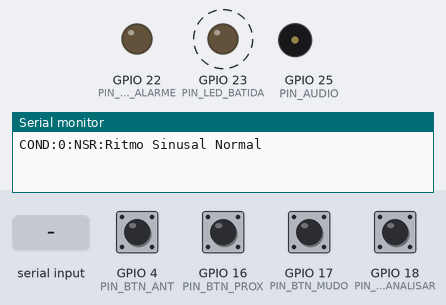
Bench run of a sketch on a simulated ESP32. On the bench: output pins drawn as LEDs (lit = HIGH), buzzer (waves = sounding), the last lines printed to the serial monitor. Dashed ring = blinking. The inputs (shaded band) are chosen by the test bench; at power-on: GPIO 4 (PIN_BTN_ANT), GPIO 16 (PIN_BTN_PROX), GPIO 17 (PIN_BTN_MUDO), GPIO 18 (PIN_BTN_ANALISAR) HIGH. Random numbers use the default seed unless the sketch sets one.

Above: at 1.3 s.
1.4 s: GPIO 4 (PIN_BTN_ANT) pulled LOW for 0.15 s
3.0 s: "BEAT,45\n" received over Serial
At 3.6 s:
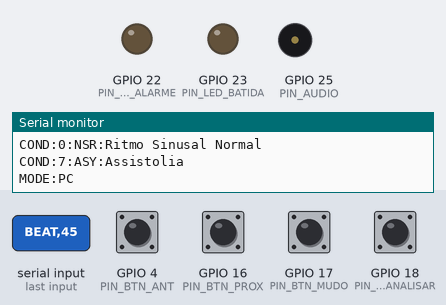
4.5 s: "ALARM:90\n" received over Serial
At 6.18 s:
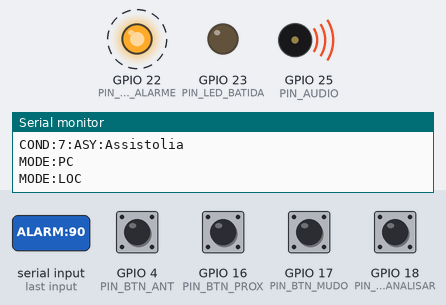
7.5 s: GPIO 18 (PIN_BTN_ANALISAR) pulled LOW for 0.15 s
10.5 s: GPIO 16 (PIN_BTN_PROX) pulled LOW for 0.15 s
At 11.6 s:
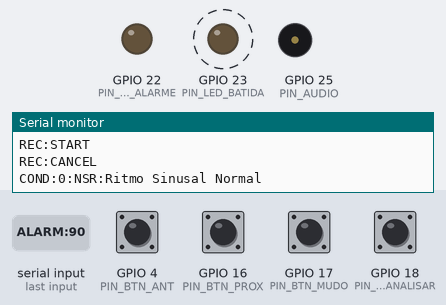
13.5 s: "RESULT:90\n" received over Serial
At 17.45 s:
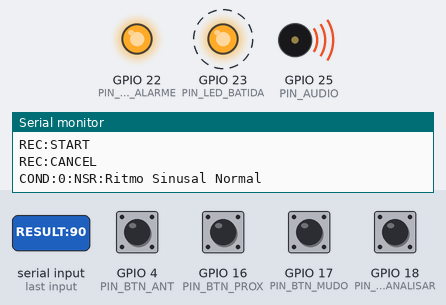
Timing chart, 0 to 17.5 s (numbered marks = the images above; inputs shaded):
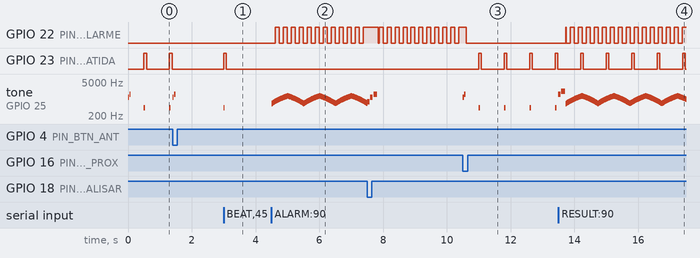

The sketch:

SKETCH-CASE-TECNOLOGIA-EM-SAUDE-NAO-MEXER-PF.ino
```cpp
#define PIN_AUDIO        25
#define PIN_BTN_ANT       4
#define PIN_BTN_PROX     16
#define PIN_BTN_MUDO     17
#define PIN_BTN_ANALISAR 18
#define PIN_LED_BATIDA   23
#define PIN_LED_ALARME   22

struct Condicao {
  const char* nome;
  const char* codigo;
  uint16_t bpm;
  uint8_t  irregular;
  bool     pvc;
  uint8_t  alarme;
};

const Condicao CONDICOES[] = {
  {"Ritmo Sinusal Normal",      "NSR",   75,  0, false, 0},
  {"Bradicardia Sinusal",       "BRAD",  42,  0, false, 1},
  {"Taquicardia Sinusal",       "TAQ",  135,  0, false, 1},
  {"Fibrilacao Atrial",         "AFIB", 110, 35, false, 1},
  {"Extrassistole Ventricular", "PVC",   78,  0, true,  1},
  {"Taquicardia Ventricular",   "VT",   180,  0, false, 2},
  {"Fibrilacao Ventricular",    "VF",     0,  0, false, 3},
  {"Assistolia",                "ASY",    0,  0, false, 3},
};
const uint8_t N_COND = sizeof(CONDICOES) / sizeof(CONDICOES[0]);

const uint16_t TOM_NORMAL = 440;
const uint16_t TOM_PVC    = 330;
const uint16_t DUR_BIP    = 40;

const uint16_t ALARME_MEDIO[] = {1047, 1319, 1568};
const uint16_t ALARME_ALTO[]  = {988, 784, 988};

const uint16_t SIRENE_MIN = 650;
const uint16_t SIRENE_MAX = 1350;
const uint16_t MEIO_CICLO_SIRENE = 500;
const uint8_t  PASSO_SIRENE = 10;

const uint16_t DUR_LED = 80;
const uint16_t PISCA_ALARME_SIRENE = 125;

const unsigned long TIMEOUT_PC = 3000;
const unsigned long DUR_GRAVACAO = 15000;

uint8_t condAtual = 0;
uint8_t nivelAlarme = 0;
bool mudo = false;
bool bipeMudo = false;
bool modoPC = false;

unsigned long proxBatida = 0;
uint16_t contBatidas = 1;
unsigned long proxAlarme = 0;
unsigned long proxPulso = 0;
uint8_t pulsosRestantes = 0;
uint8_t pulsoIdx = 0;
unsigned long ultimoBeatPC = 0;
unsigned long fimBip = 0;
unsigned long fimRajada = 0;
unsigned long ledDesligaEm = 0;
unsigned long proxTremor = 0;

bool sireneAtiva = false;
unsigned long inicioSirene = 0;
unsigned long proxPassoSirene = 0;

bool gravando = false;
unsigned long fimGravacao = 0;

String bufferSerial;

bool antProx = false, antAnt = false, antMudo = false, antAnalisar = false;
unsigned long tProx = 0, tAnt = 0, tMudo = 0, tAnalisar = 0;

void tocar(uint16_t freq, uint16_t dur) {
  tone(PIN_AUDIO, freq, dur);
}

void piscarLED(uint16_t dur) {
  digitalWrite(PIN_LED_BATIDA, HIGH);
  ledDesligaEm = millis() + dur;
}

bool alarmeTocando() {
  return sireneAtiva || pulsosRestantes > 0 || (long)(millis() - fimRajada) < 0;
}

void tocarBatida(bool ventricular) {
  piscarLED(DUR_LED);
  if (bipeMudo || alarmeTocando()) return;
  tocar(ventricular ? TOM_PVC : TOM_NORMAL, DUR_BIP);
  fimBip = millis() + DUR_BIP;
}

void pararSirene() {
  if (sireneAtiva) {
    noTone(PIN_AUDIO);
    sireneAtiva = false;
  }
}

void tocarSirene() {
  unsigned long agora = millis();
  if (!sireneAtiva) {
    sireneAtiva = true;
    inicioSirene = agora;
    proxPassoSirene = agora;
  }
  if ((long)(agora - proxPassoSirene) < 0) return;
  proxPassoSirene = agora + PASSO_SIRENE;

  unsigned long fase = (agora - inicioSirene) % (2UL * MEIO_CICLO_SIRENE);
  uint32_t faixa = SIRENE_MAX - SIRENE_MIN;
  uint16_t freq;
  if (fase < MEIO_CICLO_SIRENE) freq = SIRENE_MIN + faixa * fase / MEIO_CICLO_SIRENE;
  else                          freq = SIRENE_MAX - faixa * (fase - MEIO_CICLO_SIRENE) / MEIO_CICLO_SIRENE;
  tone(PIN_AUDIO, freq);
}

void chirpConfirmacao() {
  tocar(1200, 40); delay(50);
  tocar(1600, 40); delay(50);
}

void somResultado() {
  tocar(1568, 70); delay(90);
  tocar(2093, 120); delay(140);
}

void cancelarGravacao() {
  if (!gravando) return;
  gravando = false;
  Serial.println("REC:CANCEL");
}

void selecionarCondicao(uint8_t i, bool avisarPC) {
  if (i >= N_COND) return;
  cancelarGravacao();
  pararSirene();
  condAtual = i;
  nivelAlarme = 0;
  mudo = false;
  bipeMudo = false;
  contBatidas = 1;
  pulsosRestantes = 0;
  fimRajada = 0;
  fimBip = 0;
  chirpConfirmacao();
  proxBatida = millis() + 400;
  proxAlarme = millis() + 600;
  if (avisarPC) {
    Serial.print("COND:");
    Serial.print(i);
    Serial.print(':');
    Serial.print(CONDICOES[i].codigo);
    Serial.print(':');
    Serial.println(CONDICOES[i].nome);
  }
}

void alternarMudo() {
  if (!mudo) {
    mudo = true;
  } else if (!bipeMudo) {
    bipeMudo = true;
  } else {
    mudo = false;
    bipeMudo = false;
  }
  pulsosRestantes = 0;
  Serial.print("MUTE:");
  Serial.println(bipeMudo ? 2 : (mudo ? 1 : 0));
}

void iniciarGravacao() {
  if (gravando) return;
  pararSirene();
  pulsosRestantes = 0;
  tocar(784, 80);  delay(100);
  tocar(1175, 80); delay(100);
  tocar(1568, 120); delay(140);
  gravando = true;
  fimGravacao = millis() + DUR_GRAVACAO;
  Serial.println("REC:START");
}

void verificarGravacao() {
  if (gravando && millis() >= fimGravacao) {
    gravando = false;
    proxAlarme = millis();
    Serial.println("REC:END");
  }
}

void aplicarResultado(String cmd) {
  int sep = cmd.lastIndexOf(':');
  if (sep < 0) return;
  gravando = false;
  pararSirene();
  pulsosRestantes = 0;
  nivelAlarme = constrain(cmd.substring(sep + 1).toInt(), 0, 3);
  mudo = false;
  somResultado();
  proxAlarme = millis() + 300;
}

unsigned long intervaloRR(const Condicao& c) {
  unsigned long rr = 60000UL / c.bpm;
  if (c.irregular) {
    long v = (long)rr * c.irregular / 100;
    rr += random(-v, v + 1);
  }
  return rr;
}

void gerarBatimentoLocal() {
  const Condicao& c = CONDICOES[condAtual];
  if (modoPC || c.bpm == 0) return;

  unsigned long agora = millis();
  if ((long)(agora - proxBatida) < 0) return;

  unsigned long rr = intervaloRR(c);
  bool ehPVC = c.pvc && (contBatidas % 4 == 0);
  tocarBatida(ehPVC);

  contBatidas++;
  bool proxEhPVC = c.pvc && (contBatidas % 4 == 0);
  if (proxEhPVC)  proxBatida = agora + rr * 6 / 10;
  else if (ehPVC) proxBatida = agora + rr * 14 / 10;
  else            proxBatida = agora + rr;
}

void tremularFV() {
  if (strcmp(CONDICOES[condAtual].codigo, "VF") != 0) return;
  unsigned long agora = millis();
  if ((long)(agora - proxTremor) < 0) return;
  piscarLED(random(15, 50));
  proxTremor = agora + random(60, 220);
}

void tratarAlarme() {
  if (nivelAlarme == 0 || mudo || gravando) {
    pulsosRestantes = 0;
    pararSirene();
    return;
  }
  if (nivelAlarme == 3) {
    tocarSirene();
    return;
  }
  pararSirene();

  bool alto = (nivelAlarme == 2);
  const uint16_t* seq = alto ? ALARME_ALTO : ALARME_MEDIO;
  uint16_t dur   = alto ? 150 : 180;
  uint16_t pausa = alto ? 100 : 70;
  unsigned long agora = millis();

  if (pulsosRestantes == 0 && (long)(agora - proxAlarme) >= 0) {
    pulsosRestantes = 3;
    pulsoIdx = 0;
    proxPulso = ((long)(fimBip - agora) > 0) ? fimBip + 30 : agora;
    proxAlarme = agora + (alto ? 2500 : 4000);
  }
  if (pulsosRestantes && (long)(agora - proxPulso) >= 0) {
    tocar(seq[pulsoIdx], dur);
    pulsoIdx++;
    pulsosRestantes--;
    proxPulso = agora + dur + pausa;
    fimRajada = proxPulso + 150;
  }
}

void atualizarLEDs() {
  if (ledDesligaEm && (long)(millis() - ledDesligaEm) >= 0) {
    digitalWrite(PIN_LED_BATIDA, LOW);
    ledDesligaEm = 0;
  }

  bool alarmeAceso;
  if (nivelAlarme == 0 || mudo) alarmeAceso = false;
  else if (nivelAlarme == 3)    alarmeAceso = (millis() / PISCA_ALARME_SIRENE) % 2;
  else                          alarmeAceso = true;
  digitalWrite(PIN_LED_ALARME, alarmeAceso ? HIGH : LOW);
}

void processarComando(String cmd) {
  cmd.trim();
  if (cmd.startsWith("COND:")) {
    selecionarCondicao(cmd.substring(5).toInt(), false);
  } else if (cmd.startsWith("BEAT")) {
    ultimoBeatPC = millis();
    tocarBatida(cmd.endsWith(":V"));
  } else if (cmd.startsWith("ALARM:")) {
    nivelAlarme = constrain(cmd.substring(6).toInt(), 0, 3);
  } else if (cmd.startsWith("RESULT:")) {
    aplicarResultado(cmd);
  } else if (cmd == "REC") {
    iniciarGravacao();
  } else if (cmd == "MUTE") {
    alternarMudo();
  } else if (cmd == "PING") {
    Serial.println("PONG");
  }
}

void lerSerial() {
  while (Serial.available()) {
    char ch = Serial.read();
    if (ch == '\n') {
      processarComando(bufferSerial);
      bufferSerial = "";
    } else if (ch != '\r' && bufferSerial.length() < 64) {
      bufferSerial += ch;
    }
  }
}

bool botaoApertado(uint8_t pino, bool& anterior, unsigned long& t) {
  bool apertado = (digitalRead(pino) == LOW);
  if (apertado && !anterior && millis() - t > 200) {
    anterior = true;
    t = millis();
    return true;
  }
  if (!apertado) anterior = false;
  return false;
}

void lerBotoes() {
  if (botaoApertado(PIN_BTN_PROX, antProx, tProx)) selecionarCondicao((condAtual + 1) % N_COND, true);
  if (botaoApertado(PIN_BTN_ANT,  antAnt,  tAnt))  selecionarCondicao((condAtual + N_COND - 1) % N_COND, true);
  if (botaoApertado(PIN_BTN_MUDO, antMudo, tMudo)) alternarMudo();
  if (botaoApertado(PIN_BTN_ANALISAR, antAnalisar, tAnalisar)) iniciarGravacao();
}

void setup() {
  Serial.begin(115200);
  pinMode(PIN_BTN_PROX, INPUT_PULLUP);
  pinMode(PIN_BTN_ANT,  INPUT_PULLUP);
  pinMode(PIN_BTN_MUDO, INPUT_PULLUP);
  pinMode(PIN_BTN_ANALISAR, INPUT_PULLUP);
  pinMode(PIN_LED_BATIDA, OUTPUT);
  pinMode(PIN_LED_ALARME, OUTPUT);
  pinMode(PIN_AUDIO, OUTPUT);
  randomSeed(esp_random());

  selecionarCondicao(0, true);
}

void loop() {
  lerSerial();
  lerBotoes();

  bool agoraPC = ultimoBeatPC && (millis() - ultimoBeatPC < TIMEOUT_PC);
  if (agoraPC != modoPC) {
    modoPC = agoraPC;
    Serial.println(modoPC ? "MODE:PC" : "MODE:LOC");
  }

  verificarGravacao();
  tremularFV();
  gerarBatimentoLocal();
  tratarAlarme();
  atualizarLEDs();
}
```

Measured:
- after the input at 3.0 s, GPIO 23 (PIN_LED_BATIDA): LOW → HIGH at once, → LOW 0.08 s later; tone on GPIO 25 (PIN_AUDIO): silent → 440 Hz at once, → silent 0.04 s later
- after the input at 4.5 s, GPIO 22 (PIN_LED_ALARME): alternates HIGH for 0.12 s and LOW for 0.12 s, starting after 0.13 s; tone on GPIO 25 (PIN_AUDIO): plays 650 Hz for 0.01 s, 664 Hz for 0.01 s, 678 Hz for 0.01 s, 692 Hz for 0.01 s, 706 Hz for 0.01 s, 720 Hz for 0.01 s … (298 notes in this stretch), starting at once
- after the input at 10.5 s, GPIO 23 (PIN_LED_BATIDA): alternates HIGH for 0.08 s and LOW for 0.72 s, starting after 0.50 s; tone on GPIO 25 (PIN_AUDIO): plays 1200 Hz for 0.04 s, 1600 Hz for 0.04 s, 440 Hz for 0.04 s, 440 Hz for 0.04 s, 440 Hz for 0.04 s, 440 Hz for 0.04 s, starting at once
- after the input at 13.5 s, GPIO 22 (PIN_LED_ALARME): LOW → HIGH after 0.23 s, then repeats every 0.25 s: LOW 0.12 s, HIGH 0.13 s
- by itself, GPIO 23 (PIN_LED_BATIDA): alternates HIGH for 0.08 s and LOW for 0.72 s
